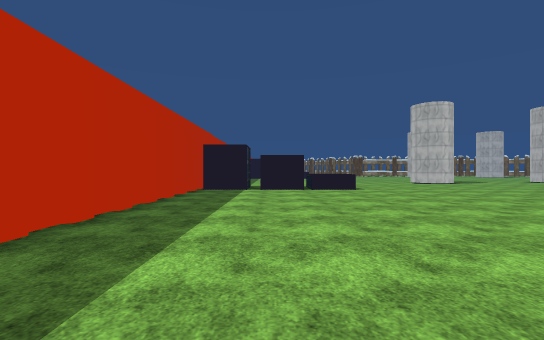
View 1 (above)

22 first-person views from a walk through a Unity game level. The camera is 1.3 m above the floor, looks level and sees 85° across. The floor is counted in squares, 2 m on a side. Each view is taken from the middle of a square. On the plan, view 1 faces up. The plan holds only what a view shows up to about 9 squares ahead; the rest is blank. The place goes on beyond the plan. Flat ground stands in for the terrain. Door leaves are left out, so doorways stand open. Some surface patterns are stand-ins.

View 2
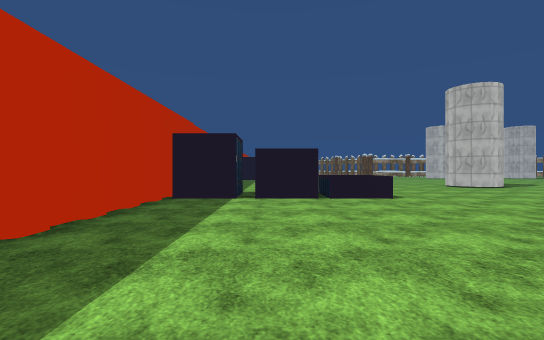

View 3
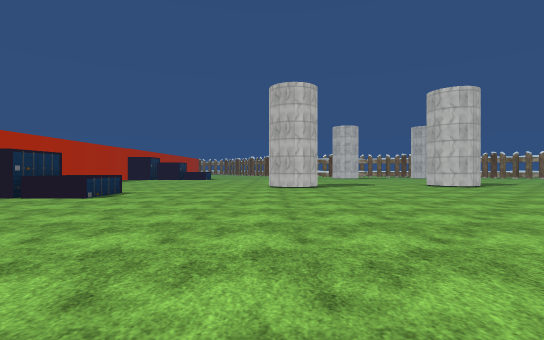

View 4
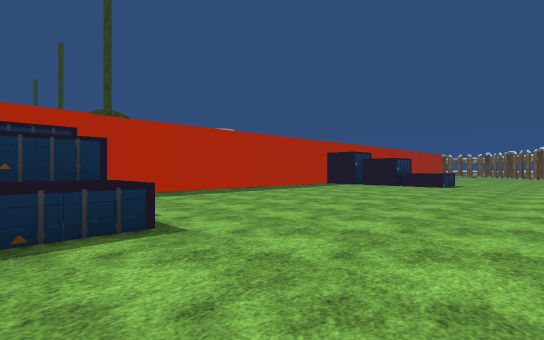

View 5
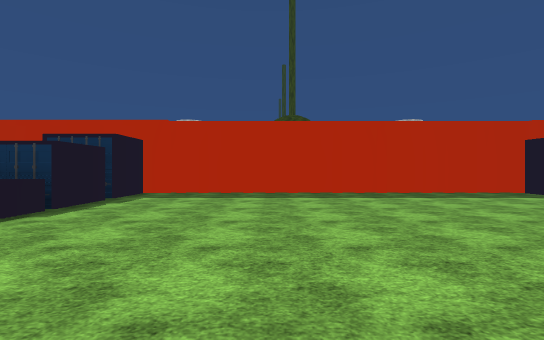

View 6
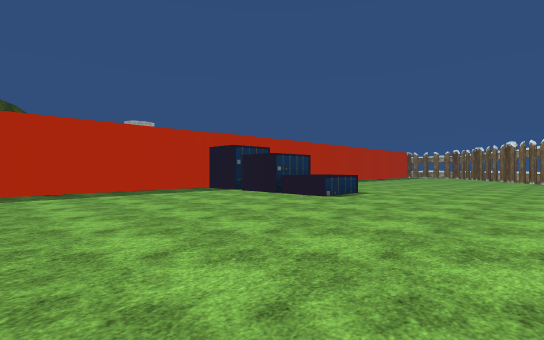

View 7
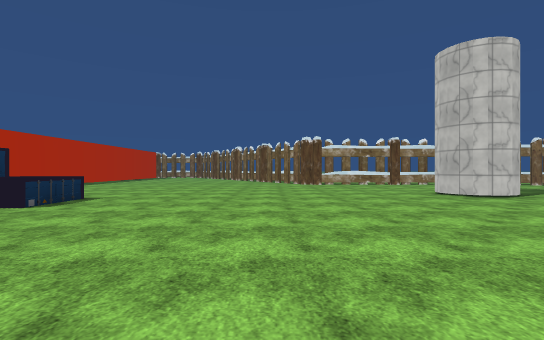

View 8
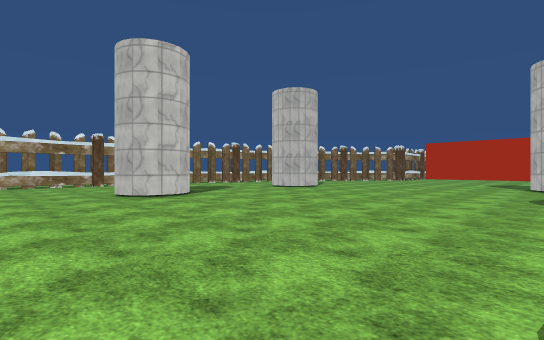

View 9
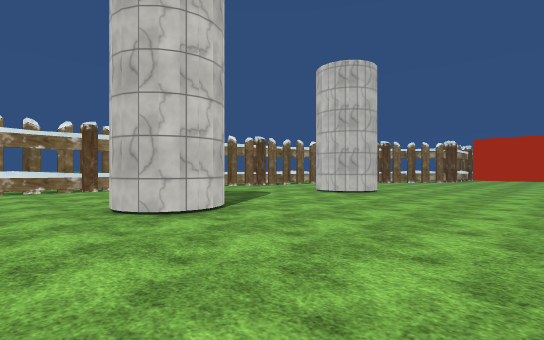

View 10
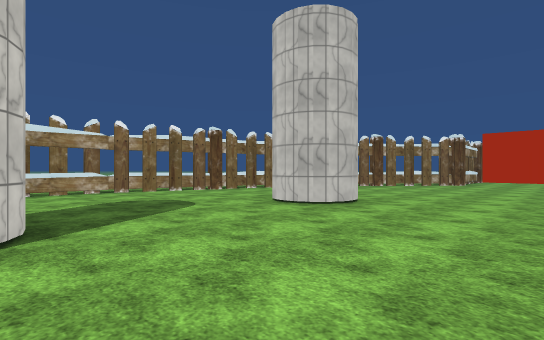

View 11
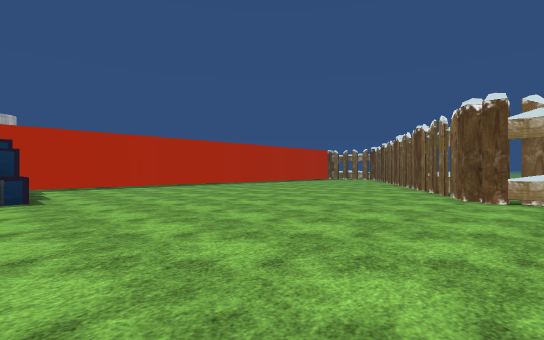

View 12
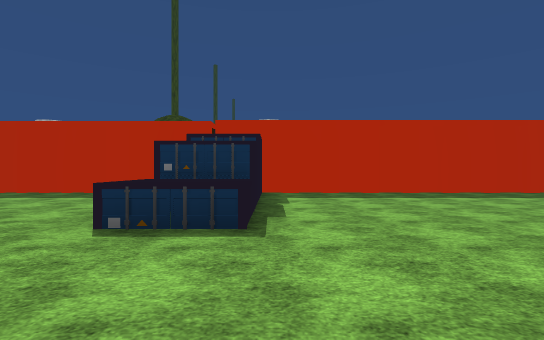

View 13
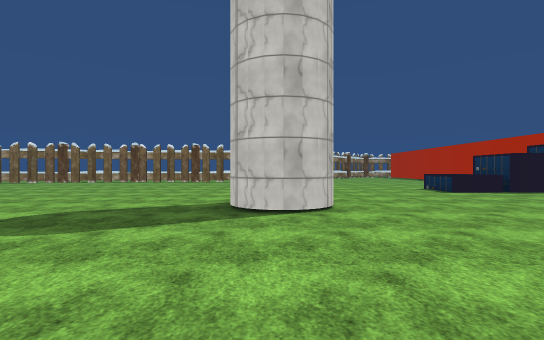

View 14
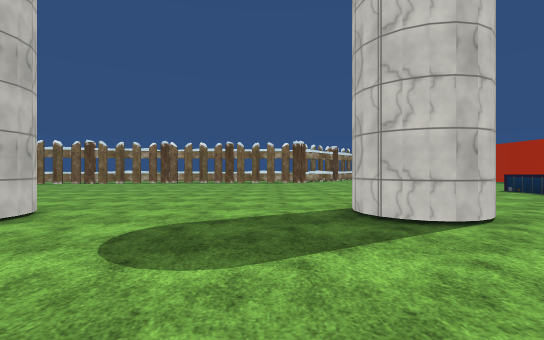

View 15
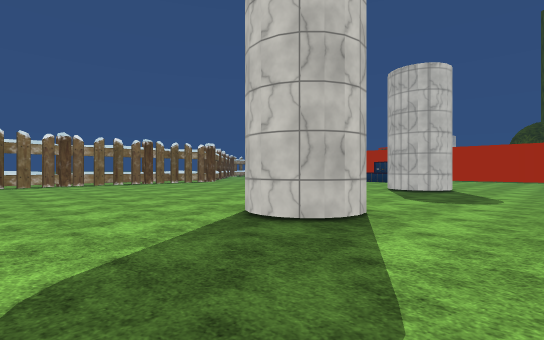

View 16
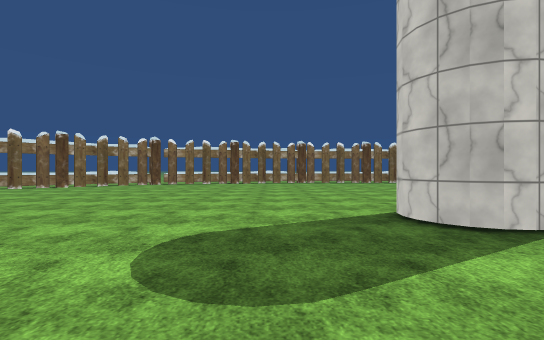

View 17
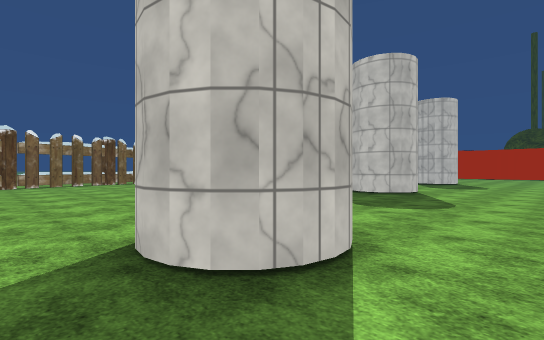

View 18
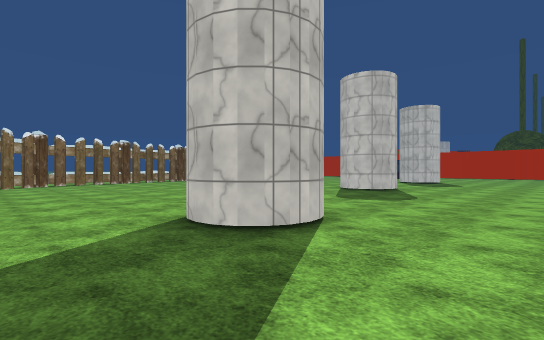

View 19
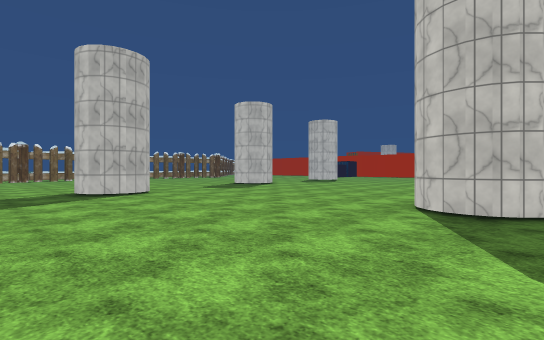

View 20
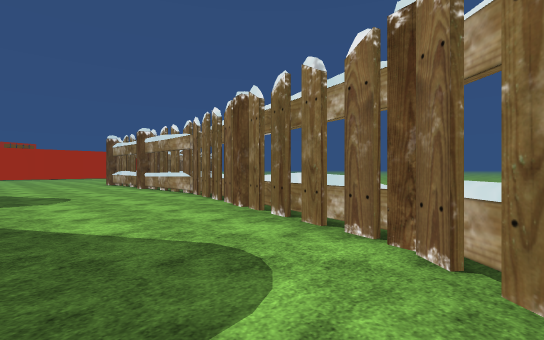

View 21
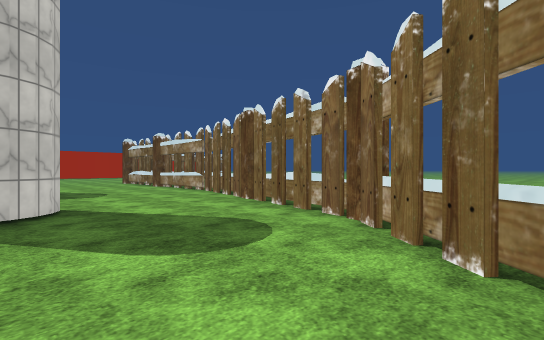

View 22
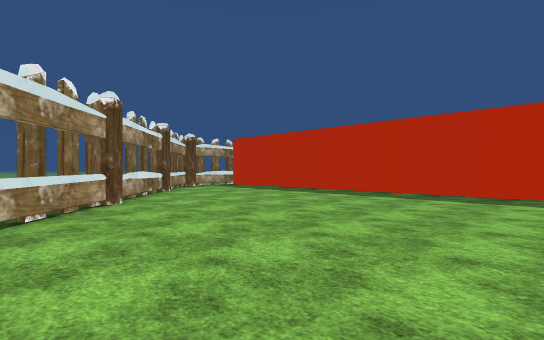

### Floor plan
Points are (right, up) in squares from view 1. A wall is a line through its corners. A room is listed if a view was taken in it or the views show most of it. See-through windows are left out.
Room 1 (views 1, 2, 3, 4, 5, 6, 7, 8, 9, 10, 11, 12, 13, 14, 15, 16, 17, 18, 19, 20, 21, 22)
walls: (7.4, 15.4) (7.9, 15.5); (13.9, 15.9) (14.3, 16) (14.7, 15.9); (11.7, 24.3) (11.5, 24.7); (21.7, 17.7) (22, 17.5) (22.2, 17.1); (18.7, 24.1) (18, 24) (17.6, 24.4) (17.4, 24.8); (19, 25.6) (19.3, 25.2) (19.2, 24.6); (-2.5, 22.1) (-2.5, 0.6); (8.8, 30.4) (8.5, 30.2) (7.7, 31.5); (15.7, 30.2) (8.5, 30.2); (23.9, 27) (21.9, 28.6) (15.6, 30.2); (-2.5, 31.5) (-2.5, 23.6); (2, -3.7) (5.9, 0.8)
objects: container (-2, 10) to (-1, 11); container (-2, 22) to (-1, 23); container (0, 10) to (1, 11); container (0, 22) to (1, 23); container (2, 10) to (2, 11); container (2, 22) to (2, 23)

Positions as (right, up) in squares from view 1, and headings:
1: (0, 0), facing up
2: (0, 3), facing up
3: (7, 3), facing up
4: (6, 10), facing up-left
5: (6, 15), facing left
6: (7, 16), facing up-left
7: (7, 17), facing up
8: (9, 17), facing up-right
9: (10, 20), facing up-right
10: (13, 21), facing up-right
11: (10, 23), facing up-left
12: (6, 24), facing left
13: (8, 20), facing down
14: (10, 19), facing down
15: (18, 18), facing down-left
16: (17, 19), facing down
17: (23, 19), facing down-left
18: (24, 20), facing down-left
19: (24, 26), facing down-left
20: (23, 26), facing up-left
21: (24, 25), facing up-left
22: (6, 5), facing down-left
